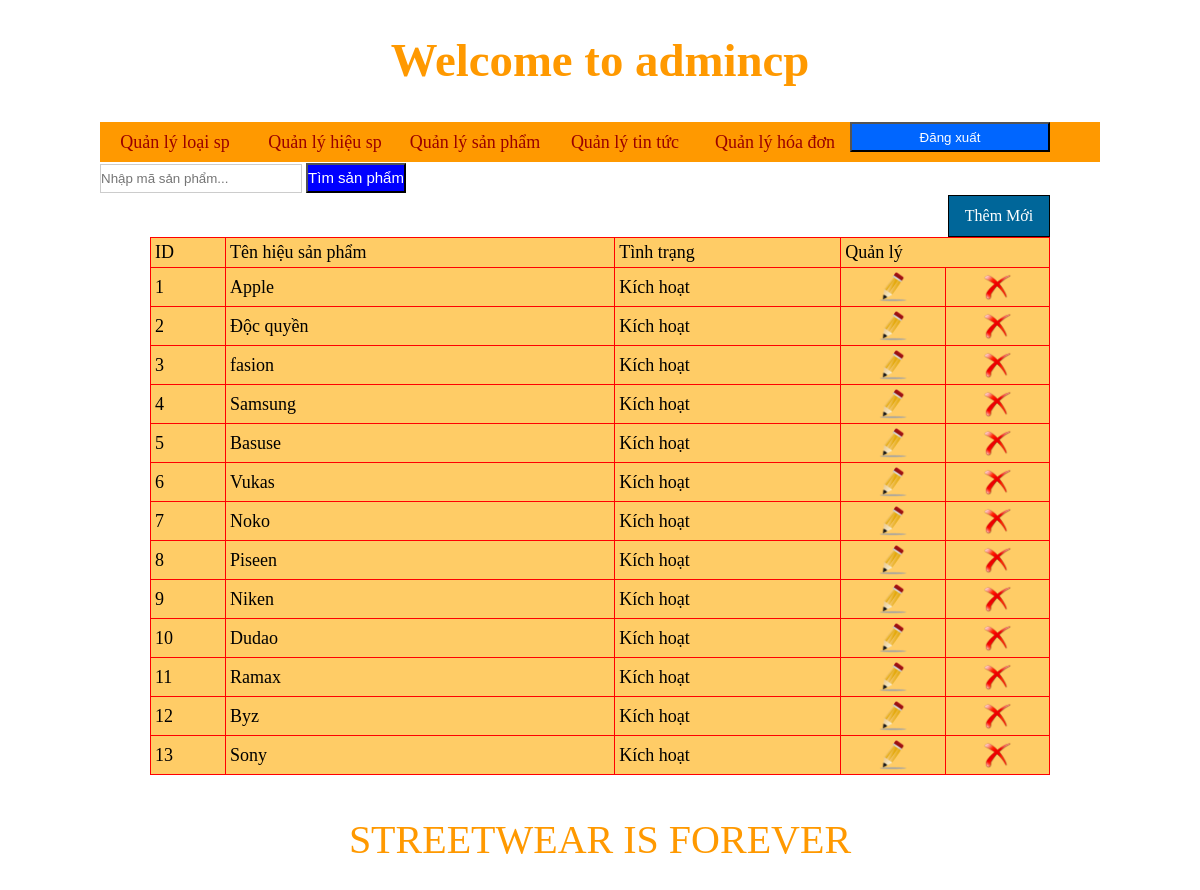
Page /admincp/index.php?quanly=hieusp&ac=lietke (signed in) on the committed database.
### tables this page shows
CREATE TABLE `hieusp` (
  `idhieusp` int(11) NOT NULL,
  `tenhieusp` varchar(255) NOT NULL,
  `tinhtrang` varchar(100) NOT NULL
);

### admincp/modules/quanlyhieusp/lietke.php (the view)
<?php
	$sql_lietkesp="select * from hieusp order by idhieusp desc ";
	$row_lietkesp=mysql_query($sql_lietkesp);
?>
<div class="button_themsp">
<a href="index.php?quanly=hieusp&ac=them">Thêm Mới</a>
</div>
<table width="100%" border="1">
  <tr>
    <td>ID</td>
    <td>Tên hiệu sản phẩm</td>
    <td>Tình trạng</td>
    <td colspan="2">Quản lý</td>
  </tr>
  <?php
  $i=1;
  while($dong=mysql_fetch_array($row_lietkesp)){
  ?>
  <tr>
    <td><?php  echo $i;?></td>
    <td><?php echo $dong['tenhieusp'] ?></td>
    <td><?php
	if($dong['tinhtrang'] == 1 ){
		echo 'Kích hoạt';
	}else{
		echo 'Không kích hoạt';
	}
    ?></td>
    <td><a href="index.php?quanly=hieusp&ac=sua&id=<?php echo $dong['idhieusp'] ?>"><center><img src="../imgs/edit.png" width="30" height="30" /></center></a></td>
    <td><a href="modules/quanlyhieusp/xuly.php?id=<?php echo $dong['idhieusp']?>" class="delete_link"><center><img src="../imgs/delete.png" width="30" height="30" /></center></a></td>
  </tr>
  <?php
  $i++;
  }
  ?>
</table>

### admincp/index.php (shortened to what this page needs)
<!DOCTYPE html PUBLIC "-//W3C//DTD XHTML 1.0 Transitional//EN" "http://www.w3.org/TR/xhtml1/DTD/xhtml1-transitional.dtd">
<html xmlns="http://www.w3.org/1999/xhtml"><head>
<link rel="stylesheet" type="text/css" href="style/css.css" />
</head>
<body>
<div class="wrapper">
	<?php
		include('modules/header.php');
		include('modules/menu.php');
		include('modules/content.php');
		include('modules/footer.php');
	?>
</div>
</body>
</html>

### admincp/modules/header.php
<div class="header">
    	<h3>Welcome to admincp</h3>
    </div>

### admincp/modules/menu.php (shortened to what this page needs)
<div class="menu">
    	<ul>
        	<li><a href="index.php?quanly=loaisp&ac=them">Quản lý loại sp</a></li>
             <li><a href="index.php?quanly=hieusp&ac=them">Quản lý hiệu sp</a></li>
            <li><a href="index.php?quanly=sanpham&ac=them">Quản lý sản phẩm</a></li>
            <li><a href="index.php?quanly=tintuc&ac=them">Quản lý tin tức</a></li>
            <li><a href="#">Quản lý hóa đơn</a></li>
            <form action="" method="post" enctype="multipart/form-data">
            <input type="submit" name="logout" value="Đăng xuất" style="background:#06F;color:#fff;width:200px;height:30px;" />
            </form>
        </ul>
    </div>
 <form action="index.php?quanly=timkiem&ac=sp" method="post" enctype="multipart/form-data">
     <p><input type="text" name="masp" placeholder="Nhập mã sản phẩm..." id="timkiem" required="required" />
        <input type="submit" id="button_timkiem" name="timkiem" value="Tìm sản phẩm" />
        </p>
        </form>

### admincp/modules/content.php (shortened to what this page needs)
<div class="content">
   	<div class="box_contains">
       	<?php
			if(isset($_GET['quanly'])&&$_GET['ac']){
				$tam=$_GET['quanly'];
				$tam1=$_GET['ac'];
				}else{
					$tam='';
				}if(($tam == 'loaisp')&&($tam1 == 'them')){
					include('modules/quanlyloaisp/them.php');
				}elseif(($tam == 'loaisp')&&($tam1 == 'lietke')){
					include('modules/quanlyloaisp/lietke.php');
				}elseif(($tam == 'loaisp')&&($tam1 == 'sua')){
					include('modules/quanlyloaisp/sua.php');
				}elseif(($tam == 'hieusp')&&($tam1 == 'them')){
					include('modules/quanlyhieusp/them.php');
				}elseif(($tam == 'hieusp')&&($tam1 == 'lietke')){
					include('modules/quanlyhieusp/lietke.php');
				}elseif(($tam == 'hieusp')&&($tam1 == 'sua')){
					include('modules/quanlyhieusp/sua.php');
				}elseif(($tam == 'sanpham')&&($tam1 == 'them')){
					include('modules/quanlysanpham/them.php');
				}elseif(($tam == 'sanpham')&&($tam1 == 'lietke')){
					include('modules/quanlysanpham/lietke.php');
				}elseif(($tam == 'sanpham')&&($tam1 == 'sua')){
					include('modules/quanlysanpham/sua.php');
				}elseif(($tam == 'tintuc')&&($tam1 == 'them')){
					include('modules/quanlytintuc/them.php');
				}elseif(($tam == 'tintuc')&&($tam1 == 'lietke')){
					include('modules/quanlytintuc/lietke.php');
				}elseif(($tam == 'tintuc')&&($tam1 == 'sua')){
					include('modules/quanlytintuc/sua.php');
				}elseif(($tam == 'timkiem')&&($tam1 == 'sp')){
					include('modules/timkiem/timkiem.php');
				}elseif(($tam == 'gallery')&&($tam1 == 'them')){
					include('modules/gallery/them.php');
				}elseif(($tam == 'gallery')&&($tam1 == 'lietke')){
					include('modules/gallery/lietke.php');
				}elseif(($tam == 'gallery')&&($tam1 == 'sua')){
					include('modules/gallery/sua.php');
				}else{
					include('modules/quanlysanpham/lietke.php');
				}
		?>
       </div>
   </div>

### admincp/modules/footer.php
<div class="footer">
	STREETWEAR IS FOREVER
</div>

### admincp/style/css.css (style rules this page uses)
body { background:#fff; }
* { padding:0; margin:0; }
table { border-collapse:collapse; width:100%; background-color:#FC6; border:1px solid #F00; }
table tr td { color:#000; font-size:18px; padding:4px; }
input { width:60%; height:20px; }
.wrapper { width:1000px; height:auto; margin:auto; }
.menu { width:100%; height:40px; margin-top:2px; background:#F90; }
.menu ul { width:100%; list-style:none; }
.menu ul li { width:150px; text-align:center; float:left; line-height:40px; }
.menu ul li a { display:block; color:#900; text-decoration:none; font-size:18px; }
.header { width:100%; height:120px; text-align:center; line-height:120px; font-size:40px; color:#F90; }
.content { width:100%; height:auto; margin-top:2px; }
.box_contains { width:90%; height:auto; margin:auto; }
.footer { width:100%; height:120px; text-align:center; line-height:120px; font-size:40px; color:#F90; margin-top:5px; }
.button_themsp { width:100px; height:40px; border:1px solid #000; text-align:center; background:#069; line-height:40px; color:#fff; float:right; }
.button_themsp a { color:#fff; display:block; text-decoration:none; }
#timkiem { width:200px; height:27px; border:1px solid #CCC; margin-top:2px; }
#button_timkiem { width:100px; height:30px; background:blue; color:#fff; font-size:15px; }

### rows in the picture
hieusp: tenhieusp "Apple", tinhtrang "Kích hoạt"
hieusp: tenhieusp "Độc quyền", tinhtrang "Kích hoạt"
hieusp: tenhieusp "fasion", tinhtrang "Kích hoạt"
hieusp: tenhieusp "Samsung", tinhtrang "Kích hoạt"
hieusp: tenhieusp "Basuse", tinhtrang "Kích hoạt"
hieusp: tenhieusp "Vukas", tinhtrang "Kích hoạt"
hieusp: tenhieusp "Noko", tinhtrang "Kích hoạt"
hieusp: tenhieusp "Piseen", tinhtrang "Kích hoạt"
hieusp: tenhieusp "Niken", tinhtrang "Kích hoạt"
hieusp: tenhieusp "Dudao", tinhtrang "Kích hoạt"
hieusp: tenhieusp "Ramax", tinhtrang "Kích hoạt"
hieusp: tenhieusp "Byz", tinhtrang "Kích hoạt"
hieusp: tenhieusp "Sony", tinhtrang "Kích hoạt"
